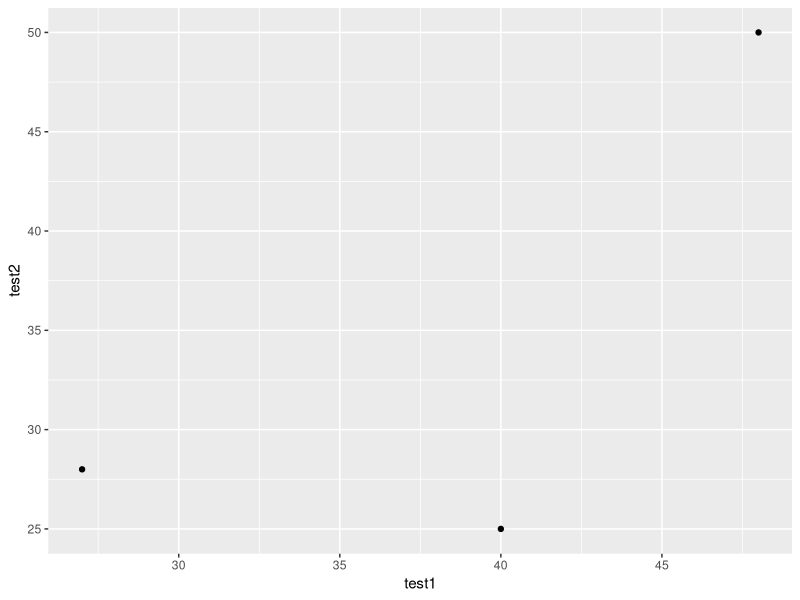

Reproduce this figure in R.
## ---- chunk 1
require(ggplot2)

# load our example observations
observations <- data.frame(patientID = c("A", "B", "C"), 
                           test1 = c(27, 40, 48), 
                           test2 = c(28, 25, 50),
                           stringsAsFactors = FALSE)

# ggplot
patient_plot <- ggplot(data = observations)
patient_plot <- patient_plot + geom_point(aes(x = test1, y = test2)) ## aes = short for aesthetics
patient_plot
